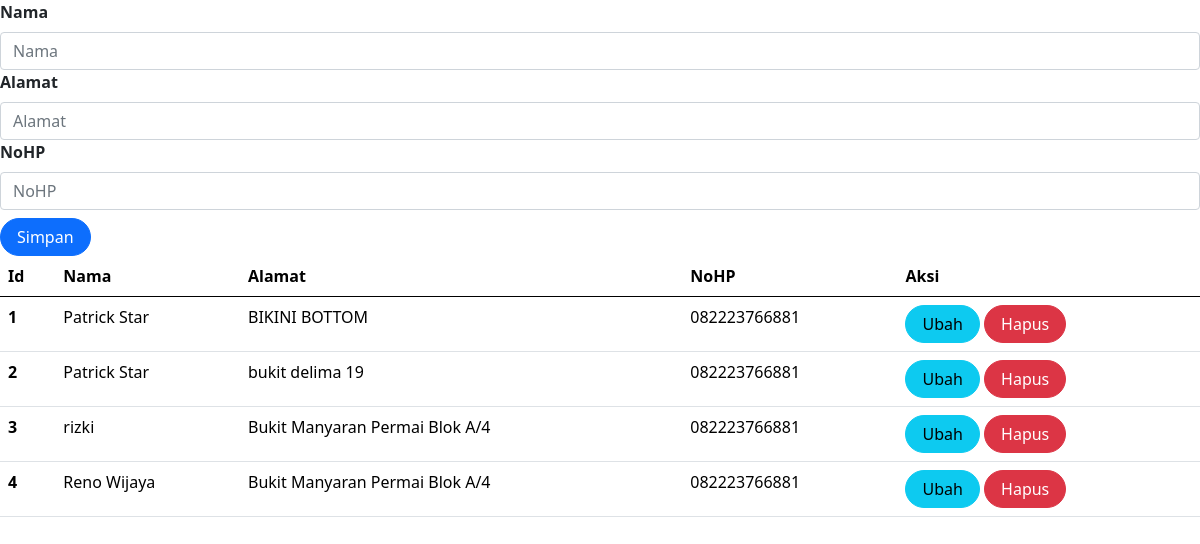
The app's page /pasien.php with its own data.
### tables this page shows
CREATE TABLE `pasien` (
  `id` int(11) NOT NULL,
  `nama` varchar(255) DEFAULT NULL,
  `alamat` varchar(255) DEFAULT NULL,
  `no_hp` varchar(50) DEFAULT NULL
);

### pasien.php (the view, shortened to what this page needs)
<?php
include_once("conpoli.php");
?>
<!DOCTYPE html>
<html lang="en">
<head>
    <link rel="stylesheet" href="assets/css/bootstrap.css">
    <link href="https://cdn.jsdelivr.net/npm/bootstrap@5.0.2/dist/css/bootstrap.min.css" rel="stylesheet"
>
</head>
<body>
        <form method="POST" action="" name="myForm" onsubmit="return(validate());">
            <?php
            $nama = '';
            $alamat = '';
            $no_hp = '';
            ?>
            <div class="col">
                <label for="inputIsi" class="form-label fw-bold">
                    Nama
                </label>
                <input type="text" class="form-control" name="nama" id="inputIsi" placeholder="Nama" value="<?php echo $nama ?>">
            </div>
            <div class="col">
                <label for="inputTanggalAwal" class="form-label fw-bold">
                    Alamat
                </label>
                <input type="text" class="form-control" name="alamat" id="inputTanggalAwal" placeholder="Alamat" value="<?php echo $alamat ?>">
            </div>
            <div class="col mb-2">
                <label for="inputTanggalAkhir" class="form-label fw-bold">
                    NoHP
                </label>
                <input type="text" class="form-control" name="no_hp" id="inputTanggalAkhir" placeholder="NoHP" value="<?php echo $no_hp?>">
            </div>
            <div class="col">
                <button type="submit" class="btn btn-primary rounded-pill px-3" name="simpan">Simpan</button>
            </div>
        </form>
        <table class="table table-hover">
            <thead>
                <tr>
                    <th scope="col">Id</th>
                    <th scope="col">Nama</th>
                    <th scope="col">Alamat</th>
                    <th scope="col">NoHP</th>
                    <th scope="col">Aksi</th>
                </tr>
            </thead>
            <tbody>
                <?php
                $result = mysqli_query(
                    $mysqli,"SELECT * FROM pasien"
                    );
                $no = 1;
                while ($data = mysqli_fetch_array($result)) {
                ?>
                    <tr>
                        <th scope="row"><?php echo $no++ ?></th>
                        <td><?php echo $data['nama'] ?></td>
                        <td><?php echo $data['alamat'] ?></td>
                        <td><?php echo $data['no_hp'] ?></td>
                        <td>
                            <a class="btn btn-info rounded-pill px-3" href="index.php?page=pasien&id=<?php echo $data['id'] ?>">Ubah</a>
                            <a class="btn btn-danger rounded-pill px-3" href="index.php?page=pasien&id=<?php echo $data['id'] ?>&aksi=hapus">Hapus</a>
                        </td>
                    </tr>
                <?php
                }
                ?>
            </tbody>
            </table>
</body>
</html>

### records on screen
pasien: nama "Patrick Star", alamat "BIKINI BOTTOM", no_hp "082223766881"
pasien: nama "Patrick Star", alamat "bukit delima 19", no_hp "082223766881"
pasien: nama "rizki", alamat "Bukit Manyaran Permai Blok A/4", no_hp "082223766881"
pasien: nama "Reno Wijaya", alamat "Bukit Manyaran Permai Blok A/4", no_hp "082223766881"
